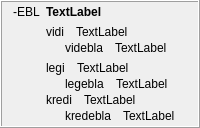
            <widget class="QFrame" name="frame_22">
             <property name="frameShape">
              <enum>QFrame::Box</enum>
             </property>
             <property name="frameShadow">
              <enum>QFrame::Raised</enum>
             </property>
             <layout class="QHBoxLayout" name="horizontalLayout_18">
              <property name="topMargin">
               <number>3</number>
              </property>
              <property name="bottomMargin">
               <number>3</number>
              </property>
              <item>
               <widget class="QLabel" name="label_320">
                <property name="sizePolicy">
                 <sizepolicy hsizetype="Maximum" vsizetype="Preferred">
                  <horstretch>0</horstretch>
                  <verstretch>0</verstretch>
                 </sizepolicy>
                </property>
                <property name="text">
                 <string>-EBL</string>
                </property>
                <property name="alignment">
                 <set>Qt::AlignHCenter|Qt::AlignTop</set>
                </property>
                <property name="tipo" stdset="0">
                 <string>afikso</string>
                </property>
               </widget>
              </item>
              <item>
               <layout class="QVBoxLayout" name="verticalLayout_383">
                <item>
                 <widget class="QLabel" name="Lec08_Label637">
                  <property name="styleSheet">
                   <string notr="true">font-weight: bold;</string>
                  </property>
                  <property name="text">
                   <string>TextLabel</string>
                  </property>
                  <property name="wordWrap">
                   <bool>true</bool>
                  </property>
                 </widget>
                </item>
                <item>
                 <layout class="QVBoxLayout" name="verticalLayout_26">
                  <item>
                   <layout class="QVBoxLayout" name="verticalLayout_368"/>
                  </item>
                  <item>
                   <layout class="QVBoxLayout" name="verticalLayout_361">
                    <item>
                     <layout class="QVBoxLayout" name="verticalLayout_355">
                      <property name="spacing">
                       <number>2</number>
                      </property>
                      <item>
                       <layout class="QHBoxLayout" name="horizontalLayout_590">
                        <property name="spacing">
                         <number>12</number>
                        </property>
                        <item>
                         <widget class="neklakebla_nova" name="Lec08_Button618">
                          <property name="text">
                           <string>vidi</string>
                          </property>
                          <property name="wordWrap">
                           <bool>true</bool>
                          </property>
                         </widget>
                        </item>
                        <item>
                         <widget class="QLabel" name="Lec08_Label638">
                          <property name="sizePolicy">
                           <sizepolicy hsizetype="Expanding" vsizetype="Preferred">
                            <horstretch>0</horstretch>
                            <verstretch>0</verstretch>
                           </sizepolicy>
                          </property>
                          <property name="text">
                           <string>TextLabel</string>
                          </property>
                          <property name="wordWrap">
                           <bool>true</bool>
                          </property>
                         </widget>
                        </item>
                       </layout>
                      </item>
                      <item>
                       <layout class="QHBoxLayout" name="horizontalLayout_591">
                        <property name="spacing">
                         <number>12</number>
                        </property>
                        <item>
                         <widget class="label_sago_reversa" name="label_382">
                          <property name="sizePolicy">
                           <sizepolicy hsizetype="Maximum" vsizetype="Preferred">
                            <horstretch>0</horstretch>
                            <verstretch>0</verstretch>
                           </sizepolicy>
                          </property>
                          <property name="text">
                           <string/>
                          </property>
                          <property name="pixmap">
                           <pixmap resource="../resources/ikonoj.qrc">:/ikonoj/sago_revena.png</pixmap>
                          </property>
                         </widget>
                        </item>
                        <item>
                         <widget class="neklakebla_nova" name="Lec08_Button619">
                          <property name="text">
                           <string>videbla</string>
                          </property>
                          <property name="wordWrap">
                           <bool>true</bool>
                          </property>
                         </widget>
                        </item>
                        <item>
                         <widget class="QLabel" name="Lec08_Label639">
                          <property name="sizePolicy">
                           <sizepolicy hsizetype="Expanding" vsizetype="Preferred">
                            <horstretch>0</horstretch>
                            <verstretch>0</verstretch>
                           </sizepolicy>
                          </property>
                          <property name="text">
                           <string>TextLabel</string>
                          </property>
                          <property name="wordWrap">
                           <bool>true</bool>
                          </property>
                         </widget>
                        </item>
                       </layout>
                      </item>
                     </layout>
                    </item>
                    <item>
                     <layout class="QVBoxLayout" name="verticalLayout_359">
                      <property name="spacing">
                       <number>2</number>
                      </property>
                      <item>
                       <layout class="QHBoxLayout" name="horizontalLayout_633">
                        <property name="spacing">
                         <number>12</number>
                        </property>
                        <item>
                         <widget class="neklakebla_nova" name="Lec08_Button45">
                          <property name="text">
                           <string>legi</string>
                          </property>
                          <property name="wordWrap">
                           <bool>true</bool>
                          </property>
                         </widget>
                        </item>
                        <item>
                         <widget class="QLabel" name="Lec08_Label54">
                          <property name="sizePolicy">
                           <sizepolicy hsizetype="Expanding" vsizetype="Preferred">
                            <horstretch>0</horstretch>
                            <verstretch>0</verstretch>
                           </sizepolicy>
                          </property>
                          <property name="text">
                           <string>TextLabel</string>
                          </property>
                          <property name="wordWrap">
                           <bool>true</bool>
                          </property>
                         </widget>
                        </item>
                       </layout>
                      </item>
                      <item>
                       <layout class="QHBoxLayout" name="horizontalLayout_634">
                        <property name="spacing">
                         <number>12</number>
                        </property>
                        <item>
                         <widget class="label_sago_reversa" name="label_391">
                          <property name="sizePolicy">
                           <sizepolicy hsizetype="Maximum" vsizetype="Preferred">
                            <horstretch>0</horstretch>
                            <verstretch>0</verstretch>
                           </sizepolicy>
                          </property>
                          <property name="text">
                           <string/>
                          </property>
                          <property name="pixmap">
                           <pixmap resource="../resources/ikonoj.qrc">:/ikonoj/sago_revena.png</pixmap>
                          </property>
                         </widget>
                        </item>
                        <item>
                         <widget class="neklakebla_nova" name="Lec08_Button46">
                          <property name="text">
                           <string>legebla</string>
                          </property>
                          <property name="wordWrap">
                           <bool>true</bool>
                          </property>
                         </widget>
                        </item>
                        <item>
                         <widget class="QLabel" name="Lec08_Label55">
                          <property name="sizePolicy">
                           <sizepolicy hsizetype="Expanding" vsizetype="Preferred">
                            <horstretch>0</horstretch>
                            <verstretch>0</verstretch>
                           </sizepolicy>
                          </property>
                          <property name="text">
                           <string>TextLabel</string>
                          </property>
                          <property name="wordWrap">
                           <bool>true</bool>
                          </property>
                         </widget>
                        </item>
                       </layout>
                      </item>
                      <item>
                       <layout class="QVBoxLayout" name="verticalLayout_360">
                        <property name="spacing">
                         <number>2</number>
                        </property>
                        <item>
                         <layout class="QHBoxLayout" name="horizontalLayout_592">
                          <property name="spacing">
                           <number>12</number>
                          </property>
                          <item>
                           <widget class="neklakebla_nova" name="Lec08_Button41">
                            <property name="text">
                             <string>kredi</string>
                            </property>
                            <property name="wordWrap">
                             <bool>true</bool>
                            </property>
                           </widget>
                          </item>
                          <item>
                           <widget class="QLabel" name="Lec08_Label50">
                            <property name="sizePolicy">
                             <sizepolicy hsizetype="Expanding" vsizetype="Preferred">
                              <horstretch>0</horstretch>
                              <verstretch>0</verstretch>
                             </sizepolicy>
                            </property>
                            <property name="text">
                             <string>TextLabel</string>
                            </property>
                            <property name="wordWrap">
                             <bool>true</bool>
                            </property>
                           </widget>
                          </item>
                         </layout>
                        </item>
                        <item>
                         <layout class="QHBoxLayout" name="horizontalLayout_593">
                          <property name="spacing">
                           <number>12</number>
                          </property>
                          <item>
                           <widget class="label_sago_reversa" name="label_383">
                            <property name="sizePolicy">
                             <sizepolicy hsizetype="Maximum" vsizetype="Preferred">
                              <horstretch>0</horstretch>
                              <verstretch>0</verstretch>
                             </sizepolicy>
                            </property>
                            <property name="text">
                             <string/>
                            </property>
                            <property name="pixmap">
                             <pixmap resource="../resources/ikonoj.qrc">:/ikonoj/sago_revena.png</pixmap>
                            </property>
                           </widget>
                          </item>
                          <item>
                           <widget class="neklakebla_nova" name="Lec08_Button42">
                            <property name="text">
                             <string>kredebla</string>
                            </property>
                            <property name="wordWrap">
                             <bool>true</bool>
                            </property>
                           </widget>
                          </item>
                          <item>
                           <widget class="QLabel" name="Lec08_Label51">
                            <property name="sizePolicy">
                             <sizepolicy hsizetype="Expanding" vsizetype="Preferred">
                              <horstretch>0</horstretch>
                              <verstretch>0</verstretch>
                             </sizepolicy>
                            </property>
                            <property name="text">
                             <string>TextLabel</string>
                            </property>
                            <property name="wordWrap">
                             <bool>true</bool>
                            </property>
                           </widget>
                          </item>
                         </layout>
                        </item>
                       </layout>
                      </item>
                     </layout>
                    </item>
                   </layout>
                  </item>
                 </layout>
                </item>
               </layout>
              </item>
             </layout>
            </widget>
